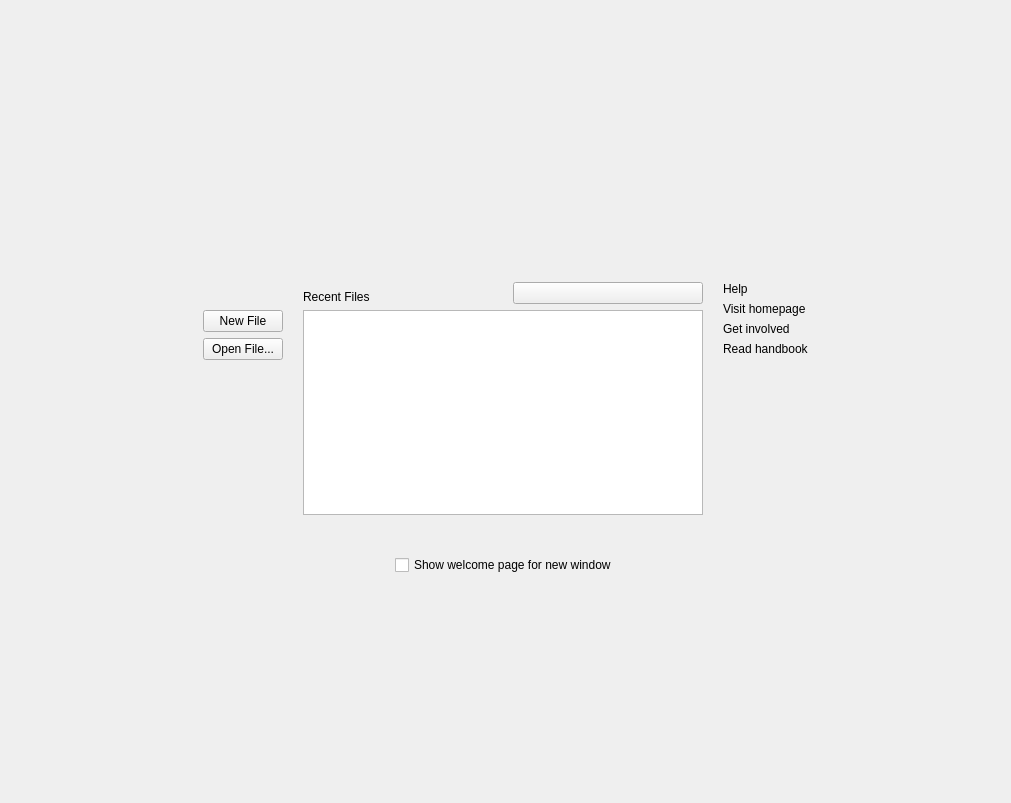
<?xml version="1.0" encoding="UTF-8"?>
<ui version="4.0">
 <class>WelcomeView</class>
 <widget class="QScrollArea" name="WelcomeView">
  <property name="geometry">
   <rect>
    <x>0</x>
    <y>0</y>
    <width>1011</width>
    <height>803</height>
   </rect>
  </property>
  <property name="acceptDrops">
   <bool>true</bool>
  </property>
  <property name="windowTitle">
   <string>Welcome</string>
  </property>
  <property name="frameShape">
   <enum>QFrame::Shape::NoFrame</enum>
  </property>
  <property name="widgetResizable">
   <bool>true</bool>
  </property>
  <widget class="QWidget" name="scrollAreaWidgetContents">
   <property name="geometry">
    <rect>
     <x>0</x>
     <y>0</y>
     <width>1011</width>
     <height>803</height>
    </rect>
   </property>
   <layout class="QGridLayout" name="layoutRoot" rowstretch="3,5,3" columnstretch="3,5,3">
    <property name="leftMargin">
     <number>0</number>
    </property>
    <property name="topMargin">
     <number>0</number>
    </property>
    <property name="rightMargin">
     <number>0</number>
    </property>
    <property name="bottomMargin">
     <number>0</number>
    </property>
    <property name="spacing">
     <number>0</number>
    </property>
    <item row="0" column="1">
     <spacer name="spacer6">
      <property name="orientation">
       <enum>Qt::Orientation::Vertical</enum>
      </property>
      <property name="sizeHint" stdset="0">
       <size>
        <width>0</width>
        <height>0</height>
       </size>
      </property>
     </spacer>
    </item>
    <item row="1" column="0">
     <spacer name="spacer4">
      <property name="orientation">
       <enum>Qt::Orientation::Horizontal</enum>
      </property>
      <property name="sizeHint" stdset="0">
       <size>
        <width>0</width>
        <height>0</height>
       </size>
      </property>
     </spacer>
    </item>
    <item row="1" column="1">
     <widget class="QFrame" name="frameContent">
      <layout class="QVBoxLayout" name="layoutContent" stretch="0,1,0">
       <property name="spacing">
        <number>20</number>
       </property>
       <item>
        <widget class="QWidget" name="widgetHeader" native="true">
         <layout class="QHBoxLayout" name="layoutHeader" stretch="1,0,0,1">
          <property name="leftMargin">
           <number>0</number>
          </property>
          <property name="topMargin">
           <number>0</number>
          </property>
          <property name="rightMargin">
           <number>0</number>
          </property>
          <property name="bottomMargin">
           <number>0</number>
          </property>
          <item>
           <spacer name="spacer1">
            <property name="orientation">
             <enum>Qt::Orientation::Horizontal</enum>
            </property>
            <property name="sizeHint" stdset="0">
             <size>
              <width>0</width>
              <height>0</height>
             </size>
            </property>
           </spacer>
          </item>
          <item alignment="Qt::AlignmentFlag::AlignVCenter">
           <widget class="QLabel" name="labelIcon"/>
          </item>
          <item alignment="Qt::AlignmentFlag::AlignVCenter">
           <widget class="QWidget" name="widgetAbout" native="true">
            <layout class="QVBoxLayout" name="verticalAbout">
             <property name="leftMargin">
              <number>0</number>
             </property>
             <property name="topMargin">
              <number>0</number>
             </property>
             <property name="rightMargin">
              <number>0</number>
             </property>
             <property name="bottomMargin">
              <number>0</number>
             </property>
             <item>
              <widget class="QLabel" name="labelTitle"/>
             </item>
             <item>
              <widget class="QLabel" name="labelDescription"/>
             </item>
            </layout>
           </widget>
          </item>
          <item>
           <spacer name="spacer2">
            <property name="orientation">
             <enum>Qt::Orientation::Horizontal</enum>
            </property>
            <property name="sizeHint" stdset="0">
             <size>
              <width>0</width>
              <height>0</height>
             </size>
            </property>
           </spacer>
          </item>
         </layout>
        </widget>
       </item>
       <item>
        <layout class="QGridLayout" name="layoutPanels" columnstretch="1,0">
         <property name="spacing">
          <number>20</number>
         </property>
         <item row="0" column="0">
          <widget class="QWidget" name="widgetRecentItems" native="true">
           <layout class="QGridLayout" name="layoutRecentItems" rowstretch="0,0,0,0" columnstretch="0,0,0">
            <property name="leftMargin">
             <number>0</number>
            </property>
            <property name="topMargin">
             <number>0</number>
            </property>
            <property name="rightMargin">
             <number>0</number>
            </property>
            <property name="bottomMargin">
             <number>0</number>
            </property>
            <property name="horizontalSpacing">
             <number>20</number>
            </property>
            <item row="1" column="0">
             <widget class="QPushButton" name="buttonNewFile">
              <property name="text">
               <string>New File</string>
              </property>
             </widget>
            </item>
            <item row="0" column="2">
             <widget class="QPushButton" name="buttonClearRecentItems">
              <property name="toolTip">
               <string>Clear Recent Files</string>
              </property>
              <property name="icon">
               <iconset theme="edit-clear-all"/>
              </property>
             </widget>
            </item>
            <item row="0" column="1">
             <widget class="QLabel" name="labelRecentItems">
              <property name="text">
               <string>Recent Files</string>
              </property>
              <property name="alignment">
               <set>Qt::AlignmentFlag::AlignBottom|Qt::AlignmentFlag::AlignLeading|Qt::AlignmentFlag::AlignLeft</set>
              </property>
             </widget>
            </item>
            <item row="3" column="0">
             <spacer name="spacer3">
              <property name="orientation">
               <enum>Qt::Orientation::Vertical</enum>
              </property>
              <property name="sizeHint" stdset="0">
               <size>
                <width>0</width>
                <height>0</height>
               </size>
              </property>
             </spacer>
            </item>
            <item row="2" column="0">
             <widget class="QPushButton" name="buttonOpenFile">
              <property name="text">
               <string>Open File...</string>
              </property>
             </widget>
            </item>
            <item row="1" column="1" rowspan="3" colspan="2">
             <widget class="QListView" name="listViewRecentItems">
              <property name="minimumSize">
               <size>
                <width>400</width>
                <height>200</height>
               </size>
              </property>
              <property name="contextMenuPolicy">
               <enum>Qt::ContextMenuPolicy::CustomContextMenu</enum>
              </property>
              <property name="editTriggers">
               <set>QAbstractItemView::EditTrigger::NoEditTriggers</set>
              </property>
              <property name="alternatingRowColors">
               <bool>true</bool>
              </property>
             </widget>
            </item>
           </layout>
          </widget>
         </item>
         <item row="0" column="1" rowspan="2">
          <widget class="QWidget" name="widgetHelp" native="true">
           <layout class="QVBoxLayout" name="layoutHelp" stretch="0,0,0,0,1">
            <property name="leftMargin">
             <number>0</number>
            </property>
            <property name="topMargin">
             <number>0</number>
            </property>
            <property name="rightMargin">
             <number>0</number>
            </property>
            <property name="bottomMargin">
             <number>0</number>
            </property>
            <item>
             <widget class="QLabel" name="labelHelp">
              <property name="text">
               <string>Help</string>
              </property>
              <property name="alignment">
               <set>Qt::AlignmentFlag::AlignBottom|Qt::AlignmentFlag::AlignLeading|Qt::AlignmentFlag::AlignLeft</set>
              </property>
             </widget>
            </item>
            <item>
             <widget class="KUrlLabel" name="labelHomepage">
              <property name="text">
               <string>Visit homepage</string>
              </property>
              <property name="url" stdset="0">
               <string/>
              </property>
              <property name="glowEnabled" stdset="0">
               <bool>false</bool>
              </property>
             </widget>
            </item>
            <item>
             <widget class="KUrlLabel" name="labelContribute">
              <property name="text">
               <string>Get involved</string>
              </property>
              <property name="url" stdset="0">
               <string/>
              </property>
              <property name="glowEnabled" stdset="0">
               <bool>false</bool>
              </property>
             </widget>
            </item>
            <item>
             <widget class="KUrlLabel" name="labelHandbook">
              <property name="text">
               <string>Read handbook</string>
              </property>
              <property name="url" stdset="0">
               <string/>
              </property>
              <property name="glowEnabled" stdset="0">
               <bool>false</bool>
              </property>
             </widget>
            </item>
            <item>
             <spacer name="spacer11">
              <property name="orientation">
               <enum>Qt::Orientation::Vertical</enum>
              </property>
              <property name="sizeHint" stdset="0">
               <size>
                <width>0</width>
                <height>0</height>
               </size>
              </property>
             </spacer>
            </item>
           </layout>
          </widget>
         </item>
        </layout>
       </item>
       <item>
        <widget class="QWidget" name="widgetFooter" native="true">
         <layout class="QHBoxLayout" name="layoutFooter">
          <property name="leftMargin">
           <number>0</number>
          </property>
          <property name="topMargin">
           <number>0</number>
          </property>
          <property name="rightMargin">
           <number>0</number>
          </property>
          <property name="bottomMargin">
           <number>0</number>
          </property>
          <item>
           <spacer name="spacer9">
            <property name="orientation">
             <enum>Qt::Orientation::Horizontal</enum>
            </property>
            <property name="sizeHint" stdset="0">
             <size>
              <width>0</width>
              <height>0</height>
             </size>
            </property>
           </spacer>
          </item>
          <item>
           <widget class="QCheckBox" name="checkBoxShowForNewWindow">
            <property name="text">
             <string>Show welcome page for new window</string>
            </property>
           </widget>
          </item>
          <item>
           <spacer name="spacer10">
            <property name="orientation">
             <enum>Qt::Orientation::Horizontal</enum>
            </property>
            <property name="sizeHint" stdset="0">
             <size>
              <width>0</width>
              <height>0</height>
             </size>
            </property>
           </spacer>
          </item>
         </layout>
        </widget>
       </item>
      </layout>
     </widget>
    </item>
    <item row="1" column="2">
     <spacer name="spacer5">
      <property name="orientation">
       <enum>Qt::Orientation::Horizontal</enum>
      </property>
      <property name="sizeHint" stdset="0">
       <size>
        <width>0</width>
        <height>0</height>
       </size>
      </property>
     </spacer>
    </item>
    <item row="2" column="1">
     <spacer name="spacer7">
      <property name="orientation">
       <enum>Qt::Orientation::Vertical</enum>
      </property>
      <property name="sizeHint" stdset="0">
       <size>
        <width>0</width>
        <height>0</height>
       </size>
      </property>
     </spacer>
    </item>
   </layout>
  </widget>
 </widget>
 <customwidgets>
  <customwidget>
   <class>KUrlLabel</class>
   <extends>QLabel</extends>
   <header>kurllabel.h</header>
  </customwidget>
 </customwidgets>
 <tabstops>
  <tabstop>buttonNewFile</tabstop>
  <tabstop>buttonOpenFile</tabstop>
  <tabstop>listViewRecentItems</tabstop>
  <tabstop>buttonClearRecentItems</tabstop>
 </tabstops>
 <resources/>
 <connections/>
</ui>
